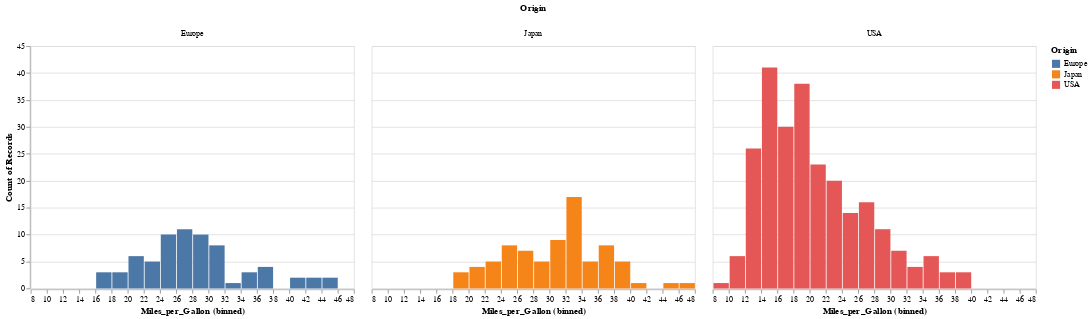

Notebook code for this chart:
### Code cell
#Si quiero hacer graficos separados por alguna variable:
alt.Chart(cars).mark_bar().encode(
    x=alt.X('Miles_per_Gallon', bin=alt.Bin(maxbins=30)),
    y='count()',
    color='Origin',
    column='Origin'
)

### Figure 1 — Vega-Lite specification as saved in the notebook (floating-point values rounded to 4 significant figures; data arrays with more than 128 entries replaced by an {"elided": "..."} marker saying what was removed)
{"config": {"view": {"continuousWidth": 400, "continuousHeight": 300}}, "data": {"name": "data-f02450ab61490a1363517a0190416235"}, "mark": "bar", "encoding": {"color": {"field": "Origin", "type": "nominal"}, "column": {"field": "Origin", "type": "nominal"}, "x": {"bin": {"maxbins": 30}, "field": "Miles_per_Gallon", "type": "quantitative"}, "y": {"aggregate": "count", "type": "quantitative"}}, "$schema": "https://vega.github.io/schema/vega-lite/v4.17.0.json", "datasets": {"data-f02450ab61490a1363517a0190416235": {"elided": "406 records"}}}
